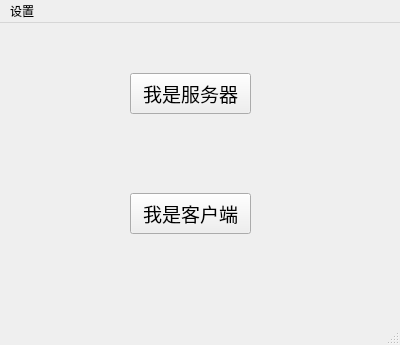
<?xml version="1.0" encoding="UTF-8"?>
<ui version="4.0">
 <class>MyMainWindow</class>
 <widget class="QMainWindow" name="MyMainWindow">
  <property name="geometry">
   <rect>
    <x>0</x>
    <y>0</y>
    <width>400</width>
    <height>345</height>
   </rect>
  </property>
  <property name="minimumSize">
   <size>
    <width>400</width>
    <height>345</height>
   </size>
  </property>
  <property name="maximumSize">
   <size>
    <width>400</width>
    <height>345</height>
   </size>
  </property>
  <property name="windowTitle">
   <string>MyMainWindow</string>
  </property>
  <widget class="QWidget" name="centralwidget">
   <widget class="QPushButton" name="pushButton_AsServer">
    <property name="geometry">
     <rect>
      <x>130</x>
      <y>50</y>
      <width>121</width>
      <height>41</height>
     </rect>
    </property>
    <property name="font">
     <font>
      <family>楷体</family>
      <pointsize>14</pointsize>
     </font>
    </property>
    <property name="text">
     <string>我是服务器</string>
    </property>
   </widget>
   <widget class="QPushButton" name="pushButton_AsClient">
    <property name="geometry">
     <rect>
      <x>130</x>
      <y>170</y>
      <width>121</width>
      <height>41</height>
     </rect>
    </property>
    <property name="font">
     <font>
      <family>楷体</family>
      <pointsize>14</pointsize>
     </font>
    </property>
    <property name="text">
     <string>我是客户端</string>
    </property>
   </widget>
  </widget>
  <widget class="QStatusBar" name="statusbar"/>
  <widget class="QMenuBar" name="menubar">
   <property name="geometry">
    <rect>
     <x>0</x>
     <y>0</y>
     <width>400</width>
     <height>23</height>
    </rect>
   </property>
   <widget class="QMenu" name="menu">
    <property name="title">
     <string>设置</string>
    </property>
    <addaction name="action_SetBackGround"/>
   </widget>
   <addaction name="menu"/>
  </widget>
  <action name="action_SetBackGround">
   <property name="text">
    <string>背景</string>
   </property>
   <property name="toolTip">
    <string>设置窗口背景</string>
   </property>
  </action>
 </widget>
 <resources/>
 <connections/>
</ui>
